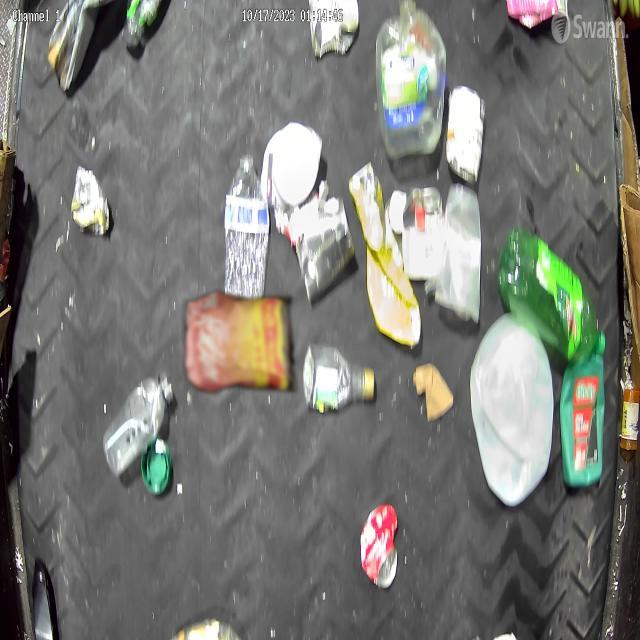

This chart was generated by the following Python code:
from PIL import Image, ImageFilter, ImageEnhance, ImageDraw

jpeg_img = Image.open("conveyor.jpg")  # Replace with the path to your JPEG image
png_img = Image.open("../output4.png")    # Replace with the path to your PNG image

border_size = 20

# Create a mask for the edges
mask = Image.new("L", png_img.size, 0)
draw = ImageDraw.Draw(mask)
draw.rectangle((0, 0, png_img.width, border_size), fill=255)
draw.rectangle((0, 0, border_size, png_img.height), fill=255)
draw.rectangle((0, png_img.height - border_size, png_img.width, png_img.height), fill=255)
draw.rectangle((png_img.width - border_size, 0, png_img.width, png_img.height), fill=255)

blurred_mask = mask.filter(ImageFilter.GaussianBlur(radius=border_size))

enhancer = ImageEnhance.Brightness(png_img)
lightened_img = enhancer.enhance(1.2)  
lightened_img.paste(png_img, (0, 0), blurred_mask)

png_img = png_img.resize(jpeg_img.size)

blurred_png_img = png_img.filter(ImageFilter.GaussianBlur(radius=2))  # Adjust the radius for blur intensity
jpeg_img.paste(blurred_png_img, (0, 0), blurred_png_img)

jpeg_img.save("superimpose.jpg")  
